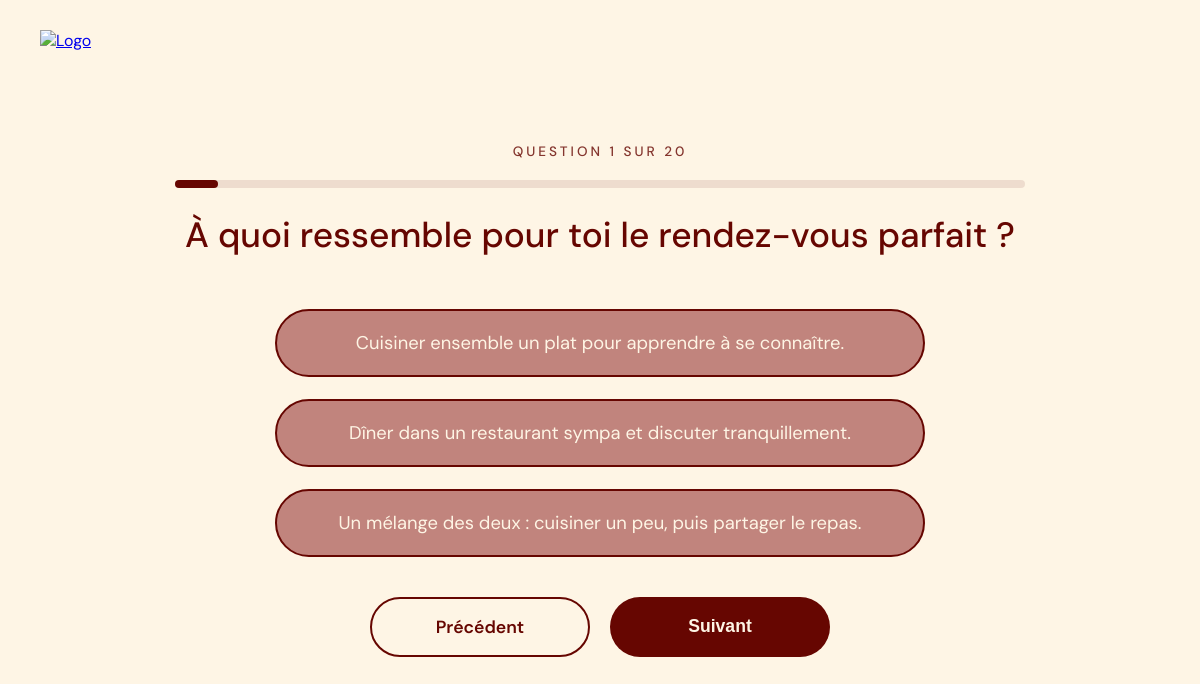
The page /quizlove.php?q=1 on the database its author committed.
### tables this page shows
CREATE TABLE `quiz_amour` (
  `id_question` int NOT NULL,
  `question` text NOT NULL,
  `choix_1` varchar(255) DEFAULT NULL,
  `choix_2` varchar(255) DEFAULT NULL,
  `choix_3` varchar(255) DEFAULT NULL
);

### quizlove.php (the view, shortened to what this page needs)
<?php
require 'db.php';
$id_question = isset($_GET['q']) ? (int)$_GET['q'] : 0;
$total_questions = $pdo->query("SELECT COUNT(*) FROM quiz_amour")->fetchColumn();
$query = $pdo->prepare("SELECT * FROM quiz_amour WHERE id_question = ?");
$query->execute([$id_question]);
$question = $query->fetch();
?>
<!DOCTYPE html>
<html lang="fr">
<head>
    <link rel="stylesheet" href="quiz_styles.css">
</head>
<body class="theme-amour">
    <div class="header-logo">
        <a href="choix.php">
            <img src="IMAGES/logomeeteat.png" alt="Logo">
        </a>
    </div>
    <main class="quiz-container">
        <?php if ($id_question === 0) : ?>
            <h1 class="question-display" style="font-size: 1.3rem; font-weight: 400; text-align: left;">
                En répondant à ces quelques questions sur vos préférences culinaires
                et vos envies de rencontre amoureuse, vous nous permettez de vous
                proposer des profils qui font sens pour vous.
            </h1>
            <a href="quizlove.php?q=1" class="btn-main" style="width: 250px; margin: 0 auto;">
                Je me lance !
            </a>
        <?php else : ?>
            <div class="progress-info">
                QUESTION <?= $id_question ?> SUR <?= $total_questions ?>
            </div>
            <div class="progression-bar-container">
                <div class="bar-bg">
                    <?php $pourcentage = ($id_question / $total_questions) * 100; ?>
                    <div class="bar-fill" style="width: <?= $pourcentage ?>%;"></div>
                </div>
            </div>
            <h1 class="question-display">
                <?= htmlspecialchars($question['question']) ?>
            </h1>
            <form action="quizlove.php?q=<?= $id_question ?>" method="POST" autocomplete="off">
                <div class="options-wrapper">
                    <?php for($i=1; $i<=3; $i++): ?>
                        <?php if(!empty($question["choix_$i"])): ?>
                            <label class="option-card">
                                <div class="design-pill">
                                    <?= htmlspecialchars($question["choix_$i"]) ?>
                                </div>
                            </label>
                        <?php endif; ?>
                    <?php endfor; ?>
                </div>
                <div class="form-actions">
                    <?php if ($id_question > 1) : ?>
                        <a href="quizlove.php?q=<?= $id_question - 1 ?>" class="btn-sub">
                            Question précédente
                        </a>
                    <?php else : ?>
                        <a href="quizlove.php?q=0" class="btn-sub">
                            Précédent
                        </a>
                    <?php endif; ?>
                    <button type="submit" class="btn-main">
                        <?= ($id_question == $total_questions) ? "Valider" : "Suivant" ?>
                    </button>
                </div>
            </form>
        <?php endif; ?>
    </main>
</body>
</html>

### quiz_styles.css (style rules this page uses)
:root { --bordeaux: #660601; --rose-bouton: #C1847D; --beige: #FEF5E5; --primary-bg: var(--bordeaux); --text-color: var(--beige); --pill-bg: #F5EDEB; --pill-text: #4A1F1A; --accent-color: #D3A79B; --btn-main-bg: var(--beige); --btn-main-text: var(--bordeaux); }
.theme-amour { --primary-bg: var(--beige); --text-color: var(--bordeaux); --pill-bg: var(--rose-bouton); --pill-text: var(--beige); --accent-color: var(--bordeaux); --btn-main-bg: var(--bordeaux); --btn-main-text: var(--beige); }
* { box-sizing: border-box; margin: 0; padding: 0; }
body { background-color: var(--primary-bg); color: var(--text-color); font-family: 'DM Sans', sans-serif; height: 100vh; width: 100vw; display: flex; justify-content: center; align-items: center; overflow: hidden; }
.header-logo { position: absolute; top: 30px; left: 40px; z-index: 20; }
.header-logo img { width: 110px; }
.quiz-container { position: relative; z-index: 10; width: 90%; max-width: 850px; text-align: center; }
.progress-info { font-size: 0.85rem; letter-spacing: 3px; font-weight: 500; margin-bottom: 20px; opacity: 0.8; }
.progression-bar-container { width: 100%; margin-bottom: 25px; }
.bar-bg { width: 100%; height: 8px; background-color: rgba(253, 245, 230, 0.2); border-radius: 10px; }
.theme-amour .bar-bg { background-color: rgba(102, 6, 1, 0.1); }
.bar-fill { height: 100%; background-color: var(--text-color); border-radius: 10px; transition: width 0.4s ease; }
.question-display { font-size: 2.2rem; font-weight: 500; line-height: 1.3; margin-bottom: 50px; }
.options-wrapper { display: flex; flex-direction: column; gap: 22px; margin-bottom: 40px; align-items: center; }
.option-card { width: 100%; max-width: 650px; }
.design-pill { background-color: var(--pill-bg); color: var(--pill-text); padding: 20px 40px; border-radius: 60px; border: 2px solid transparent; font-size: 1.15rem; cursor: pointer; transition: all 0.3s ease; display: block; width: 100%; }
.theme-amour .design-pill { border: 2px solid var(--bordeaux); }
.form-actions { display: flex; justify-content: center; align-items: center; gap: 20px; }
.btn-sub, .btn-main { min-width: 220px; height: 60px; display: flex; justify-content: center; align-items: center; border-radius: 60px; font-size: 1.1rem; cursor: pointer; transition: all 0.3s ease; text-decoration: none; font-weight: 600; }
.btn-sub { background-color: transparent; color: var(--text-color); border: 2px solid var(--text-color); }
.btn-main { background-color: var(--btn-main-bg); color: var(--btn-main-text); border: none; }

### rows shown on the page
quiz_amour: question "À quoi ressemble pour toi le rendez-vous parfait ?", choix_1 "Cuisiner ensemble un plat pour apprendre à se connaître.", choix_2 "Dîner dans un restaurant sympa et discuter tranquillement.", choix_3 "Un mélange des deux : cuisiner un peu, puis partager le repas."

### other values the page prints
$id_question "1"
$total_questions "20"
